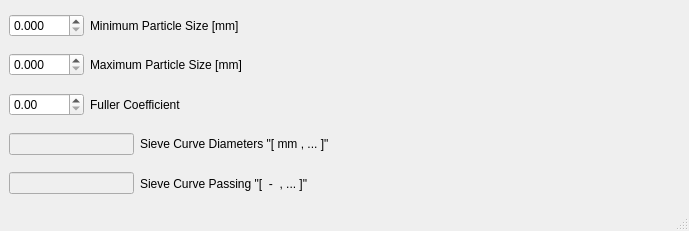
<?xml version="1.0" encoding="UTF-8"?>
<ui version="4.0">
 <class>MainWindow</class>
 <widget class="QMainWindow" name="MainWindow">
  <property name="geometry">
   <rect>
    <x>0</x>
    <y>0</y>
    <width>689</width>
    <height>231</height>
   </rect>
  </property>
  <property name="sizePolicy">
   <sizepolicy hsizetype="Expanding" vsizetype="Preferred">
    <horstretch>0</horstretch>
    <verstretch>0</verstretch>
   </sizepolicy>
  </property>
  <property name="windowTitle">
   <string>MainWindow</string>
  </property>
  <widget class="QWidget" name="centralwidget">
   <property name="sizePolicy">
    <sizepolicy hsizetype="Expanding" vsizetype="Expanding">
     <horstretch>0</horstretch>
     <verstretch>0</verstretch>
    </sizepolicy>
   </property>
   <layout class="QVBoxLayout" name="verticalLayout">
    <item>
     <layout class="QHBoxLayout" name="horizontalLayout">
      <item>
       <widget class="QDoubleSpinBox" name="minPar">
        <property name="sizePolicy">
         <sizepolicy hsizetype="Fixed" vsizetype="Fixed">
          <horstretch>0</horstretch>
          <verstretch>0</verstretch>
         </sizepolicy>
        </property>
        <property name="minimumSize">
         <size>
          <width>75</width>
          <height>0</height>
         </size>
        </property>
        <property name="suffix">
         <string/>
        </property>
        <property name="decimals">
         <number>3</number>
        </property>
        <property name="singleStep">
         <double>0.100000000000000</double>
        </property>
       </widget>
      </item>
      <item>
       <widget class="QLabel" name="label_9">
        <property name="text">
         <string>Minimum Particle Size [mm]</string>
        </property>
       </widget>
      </item>
     </layout>
    </item>
    <item>
     <layout class="QHBoxLayout" name="horizontalLayout_2">
      <item>
       <widget class="QDoubleSpinBox" name="maxPar">
        <property name="sizePolicy">
         <sizepolicy hsizetype="Fixed" vsizetype="Fixed">
          <horstretch>0</horstretch>
          <verstretch>0</verstretch>
         </sizepolicy>
        </property>
        <property name="minimumSize">
         <size>
          <width>75</width>
          <height>0</height>
         </size>
        </property>
        <property name="suffix">
         <string/>
        </property>
        <property name="decimals">
         <number>3</number>
        </property>
        <property name="singleStep">
         <double>0.100000000000000</double>
        </property>
       </widget>
      </item>
      <item>
       <widget class="QLabel" name="label_10">
        <property name="text">
         <string>Maximum Particle Size [mm]</string>
        </property>
       </widget>
      </item>
     </layout>
    </item>
    <item>
     <layout class="QHBoxLayout" name="horizontalLayout_3">
      <item>
       <widget class="QDoubleSpinBox" name="fullerCoef">
        <property name="sizePolicy">
         <sizepolicy hsizetype="Fixed" vsizetype="Fixed">
          <horstretch>0</horstretch>
          <verstretch>0</verstretch>
         </sizepolicy>
        </property>
        <property name="minimumSize">
         <size>
          <width>75</width>
          <height>0</height>
         </size>
        </property>
        <property name="suffix">
         <string/>
        </property>
        <property name="maximum">
         <double>1.000000000000000</double>
        </property>
        <property name="singleStep">
         <double>0.010000000000000</double>
        </property>
       </widget>
      </item>
      <item>
       <widget class="QLabel" name="label_5">
        <property name="text">
         <string>Fuller Coefficient</string>
        </property>
       </widget>
      </item>
     </layout>
    </item>
    <item>
     <layout class="QHBoxLayout" name="horizontalLayout_4">
      <item>
       <widget class="QLineEdit" name="sieveDiameters">
        <property name="enabled">
         <bool>false</bool>
        </property>
        <property name="sizePolicy">
         <sizepolicy hsizetype="Fixed" vsizetype="Fixed">
          <horstretch>0</horstretch>
          <verstretch>0</verstretch>
         </sizepolicy>
        </property>
        <property name="minimumSize">
         <size>
          <width>125</width>
          <height>0</height>
         </size>
        </property>
        <property name="maximumSize">
         <size>
          <width>125</width>
          <height>16777215</height>
         </size>
        </property>
        <property name="inputMask">
         <string/>
        </property>
        <property name="placeholderText">
         <string/>
        </property>
       </widget>
      </item>
      <item>
       <widget class="QLabel" name="label_6">
        <property name="text">
         <string>Sieve Curve Diameters &quot;[ mm , ... ]&quot;</string>
        </property>
       </widget>
      </item>
     </layout>
    </item>
    <item>
     <layout class="QHBoxLayout" name="horizontalLayout_5">
      <item>
       <widget class="QLineEdit" name="sievePassing">
        <property name="enabled">
         <bool>false</bool>
        </property>
        <property name="minimumSize">
         <size>
          <width>125</width>
          <height>0</height>
         </size>
        </property>
        <property name="maximumSize">
         <size>
          <width>125</width>
          <height>16777215</height>
         </size>
        </property>
        <property name="inputMask">
         <string/>
        </property>
        <property name="placeholderText">
         <string/>
        </property>
       </widget>
      </item>
      <item>
       <widget class="QLabel" name="label_7">
        <property name="text">
         <string>Sieve Curve Passing &quot;[  -  , ... ]&quot;</string>
        </property>
       </widget>
      </item>
     </layout>
    </item>
   </layout>
  </widget>
  <widget class="QMenuBar" name="menubar">
   <property name="geometry">
    <rect>
     <x>0</x>
     <y>0</y>
     <width>689</width>
     <height>21</height>
    </rect>
   </property>
  </widget>
  <widget class="QStatusBar" name="statusbar"/>
 </widget>
 <resources/>
 <connections/>
</ui>
